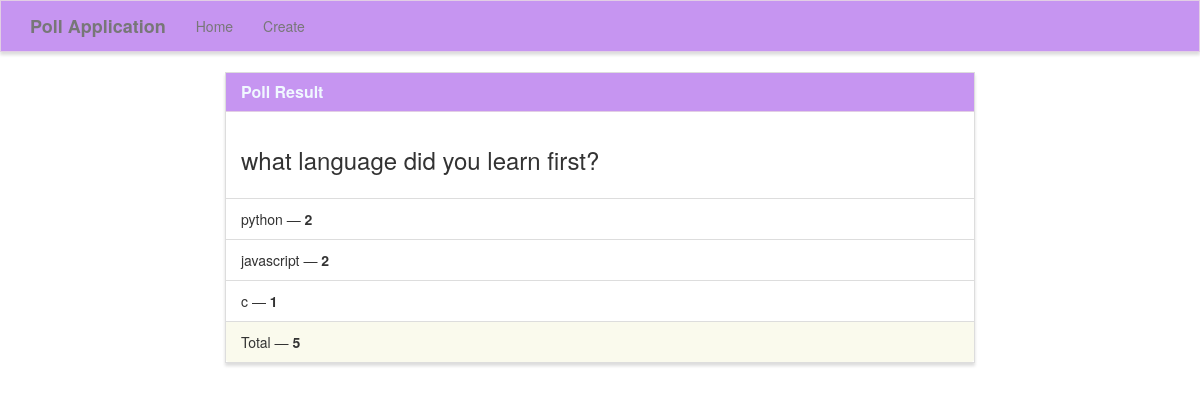
Screenshot of /results/2/ with the database file from the repository.
### poll/models.py (models this page shows)
class Poll(models.Model):
    question = models.TextField()
    option_one = models.CharField(max_length=30)
    option_two = models.CharField(max_length=30)
    option_three = models.CharField(max_length=30)
    option_one_count = models.IntegerField(default=0)
    option_two_count = models.IntegerField(default=0)
    option_three_count = models.IntegerField(default=0)
    def total(self):
        return self.option_one_count+self.option_two_count+self.option_three_count

### poll/views.py (the view)
# urls.py: path('results/<poll_id>/', poll_views.results, name='results')
def results(request, poll_id):
    poll = Poll.objects.get(pk=poll_id)
    context = {
        'poll' : poll
    }
    return render(request, 'poll/results.html', context)

### poll/templates/poll/results.html (shortened to what this page needs)
{% extends "poll/base.html" %}
{% block main %}
<div class="row">
    <div class="col-lg-8 col-lg-offset-2">
        <div class="panel panel-default">
            <div class="panel-heading">
                <h3 class="panel-title">Poll Result</h3>
            </div>
            <div class="panel-body">
                <h3>{{ poll.question }}</h3>
            </div>
            <ul class="list-group">
                <li class="list-group-item">{{ poll.option_one }} &mdash; <strong>{{ poll.option_one_count }}</strong></li>
                <li class="list-group-item">{{ poll.option_two }} &mdash; <strong>{{ poll.option_two_count }}</strong></li>
                <li class="list-group-item">{{ poll.option_three }} &mdash; <strong>{{ poll.option_three_count }}</strong></li>
            </ul>
            <div class="panel-footer">
                Total &mdash; <strong>{{ poll.total }}</strong>
            </div>
        </div>
    </div>
</div>
{% endblock %}

### poll/static/style.css (style rules this page uses)
.navbar-default, .btn, .form-control, .panel { border-radius: 0; }
.panel-default > .panel-heading { color: #333; background-color: rgba(174, 104, 236, 0.7); border-color: rgba(245, 245, 220, .6); border-top-left-radius: 0; border-top-right-radius: 0; }
.panel-footer { background-color: rgba(245, 245, 220, .5); border-color: rgba(245, 245, 220, .4); }
.panel { box-shadow: 0px 3px 3px 0px #ddd; }
a.navbar-brand, .panel-title { font-weight: bolder; color: aliceblue; }

### rows the page displays
Poll: question "what language did you learn first?", option_one "python", option_one_count "2", option_two "javascript", option_two_count "2", option_three "c", option_three_count "1", total "5"
